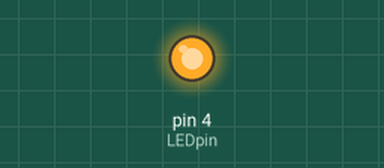
The sketch below on a simulated Arduino Uno, built with avr-gcc and run on an emulated ATmega328P. Parts: output pins drawn as LEDs (lit = HIGH). Sleep ends after the set time or at an interrupt; no radio packets arrive unless stated.

Above: at 0.4 s.
At 2.2 s:
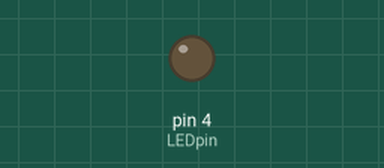
Timing chart, 0 to 3.7 s (numbered marks = the images above):
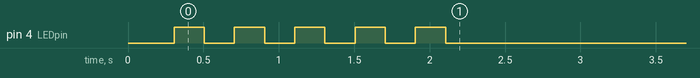

The sketch:

Window_detector.ino
```cpp
// (licence header left out)
///////////////////////////////////////////////////////////
////INCLUDED LIBRARIES/////////////////////////////////////
///////////////////////////////////////////////////////////
#include <Arduino.h>  //Needed by printf.h
#include <printf.h>

#include <SPI.h>
#include <RF24.h>
#include <RF24Network.h>

#include <avr/sleep.h>
#include <EnableInterrupt.h>

///////////////////////////////////////////////////////////
////CONSTANTS//////////////////////////////////////////////
///////////////////////////////////////////////////////////
const int CHANNEL = 100;
const uint16_t ADDRESS = 4;  //Window Nodes all have address 4

const int SWITCHpin = 2;  //Used as an Interrupt pin
const int LEDpin = 4;


///////////////////////////////////////////////////////////
////GLOBAL VARIABLES///////////////////////////////////////
///////////////////////////////////////////////////////////
RF24 radio(9,10);
RF24Network network(radio);


///////////////////////////////////////////////////////////
///////SETUP///////////////////////////////////////////////
///////////////////////////////////////////////////////////
void setup()
{
  ////SERIAL
  Serial.begin(57600);
  printf_begin();

  delay(100); //Give time for the filter capacitor to charge

  ////Prepare I/O pins
  pinMode(LEDpin,OUTPUT);

  ////Bring up the RF network
  radio.begin();
  network.begin(CHANNEL,ADDRESS);  //Also prints radio properties

  ActivationSignal();
}


///////////////////////////////////////////////////////////
///////LOOP////////////////////////////////////////////////
///////////////////////////////////////////////////////////
void loop()
{
  ATmega328pGoToSleep();  //Go to sleep until woken by an external interrupt caused by the switch.

  delay(300);

  SendAlert();
  LEDsignal();
}


///////////////////////////////////////////////////////////
////FUNCTIONS//////////////////////////////////////////////
///////////////////////////////////////////////////////////

//Makes a visual cue when the node is powered on.
void ActivationSignal()
{
  for (int i=0;i<5;i++)
  {
    delay(200);
    digitalWrite(LEDpin,HIGH);
    delay(200);
    digitalWrite(LEDpin,LOW);
  }

  printf_P(PSTR("Setup finished\n"));
}


//Send an alert message to Central Node.
void SendAlert()
{
  RF24NetworkHeader header(0, 'G'); //(to node, type)

  printf_P(PSTR("---------------------------------\n\r"));
  printf_P(PSTR("APP Sending alert to Central Node...\n\r"));
  if(network.write(header,0,0)) printf_P(PSTR("Sent ok\n"));
}


//Makes a visual cue with the LED to indicate that the node has been triggered.
void LEDsignal()
{
  digitalWrite(LEDpin,HIGH);
  delay(5000);
  digitalWrite(LEDpin,LOW);
}


//The following block puts the IC to sleep until it is woken up by an Interrupt.
void ATmega328pGoToSleep()
{
  printf_P(PSTR("Going to sleep\n"));
  delay(100);

  //Disable ADC
  ADCSRA = 0;

  set_sleep_mode(SLEEP_MODE_PWR_DOWN);
  sleep_enable();

  //Do not interrupt before we go to sleep, or the
  //ISR will detach interrupts and we won't wake.
  noInterrupts();

  //Attach interrupt to a pin
  enableInterrupt(SWITCHpin, Wake, CHANGE);

  //Turn off brown-out enable in software
  //BODS must be set to one and BODSE must be set to zero within four clock cycles
  MCUCR = bit(BODS) | bit(BODSE);
  //The BODS bit is automatically cleared after three clock cycles
  MCUCR = bit(BODS);

  // We are guaranteed that the sleep_cpu call will be done as the processor executes
  //the next instruction after interrupts are turned on.
  interrupts();  //One cycle
  sleep_cpu();   //One cycle
}


/*
ISR (Interrupt service routine). Run when waking up from sleep
Delays, timers and serial don't work until interrupts are detached
*/
void Wake()
{
  //Cancel sleep as a precaution
  sleep_disable();
  //Detach interrupts to prevent unwanted wakeups in the future
  disableInterrupt(SWITCHpin);

  delay(100);
  printf_P(PSTR("Wake up\n"));
  delay(100);
}
```
